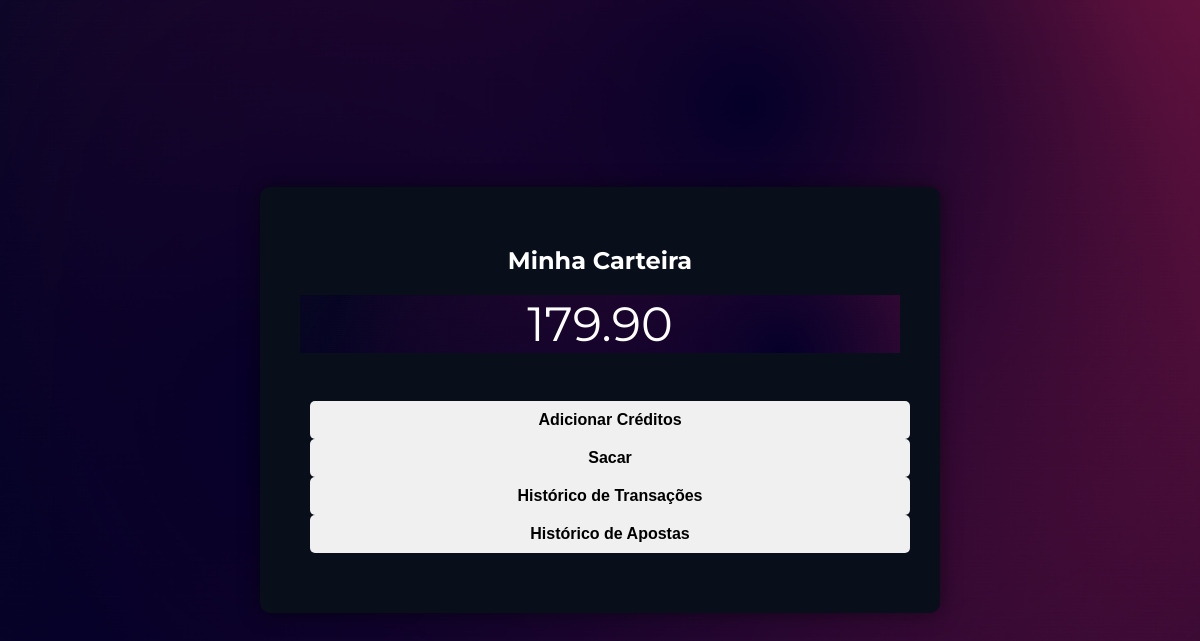
The app's page /gerenciar_carteira (signed in), older data.
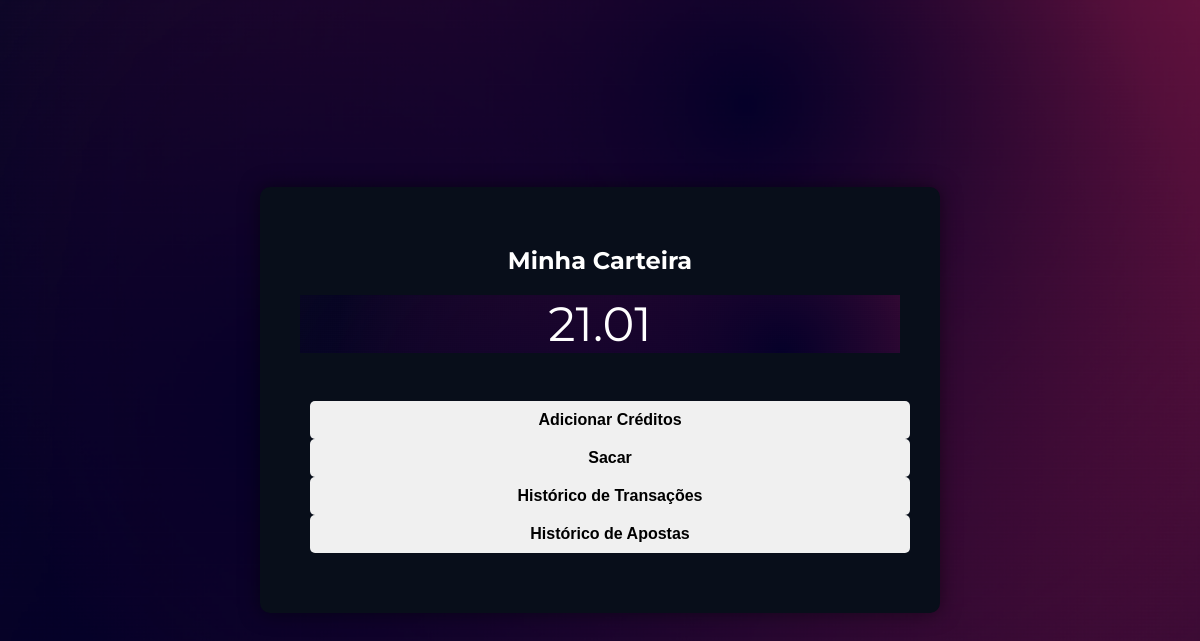
The same page, newer data.
### tables this page shows
CREATE TABLE carteiras (
        id INTEGER PRIMARY KEY AUTOINCREMENT,
        id_usuario INTEGER NOT NULL,
        saldo REAL NOT NULL DEFAULT 0.00,
        data_criacao TIMESTAMP DEFAULT CURRENT_TIMESTAMP,
        FOREIGN KEY (id_usuario) REFERENCES usuarios(id) ON DELETE CASCADE
    );

### app.py (the view)
@app.route('/gerenciar_carteira')
def gerenciar_carteira():
    if 'logged_in' in session:
        user_id = get_user_id()
        if user_id:
            conn = sqlite3.connect(database_path)
            cursor = conn.cursor()
            cursor.execute('SELECT saldo FROM carteiras WHERE id_usuario = ?', (user_id,))
            result = cursor.fetchone()
            saldo = result[0] if result else 0.00
            cursor.execute('SELECT id FROM carteiras WHERE id_usuario = ?', (user_id,))
            result = cursor.fetchone()
            if result:
                carteira_id = result[0]
            else:
                carteira_id = None  # Ou lidar com o caso de não existência
            if carteira_id:
                cursor.execute('SELECT data_transacao, tipo, valor, detalhes FROM transacoes WHERE id_carteira = ? ORDER BY data_transacao DESC', (carteira_id,))
                transacoes = cursor.fetchall()
            else:
                transacoes = []
            cursor.execute('''
                SELECT apostas.data_aposta, eventos.titulo, apostas.valor, apostas.opcao
                FROM apostas
                JOIN eventos ON apostas.id_evento = eventos.id
                WHERE apostas.id_usuario = ?
                ORDER BY apostas.data_aposta DESC
            ''', (user_id,))
            apostas = cursor.fetchall()
            conn.close()
            transacoes_formatadas = []
            for transacao in transacoes:
                transacoes_formatadas.append({
                    'data_transacao': transacao[0],
                    'tipo': transacao[1],
                    'valor': transacao[2],
                    'detalhes': transacao[3],
                })
            apostas_formatadas = []
            for aposta in apostas:
                apostas_formatadas.append({
                    'data_aposta': aposta[0],
                    'titulo_evento': aposta[1],
                    'valor': aposta[2],
                    'opcao': aposta[3],
                })
            mensagens = get_flashed_messages()
            return render_template('gerenciar_carteira.html', saldo=saldo, transacoes=transacoes_formatadas, apostas=apostas_formatadas, mensagens=mensagens)
        else:
            return redirect(url_for('login'))
    else:
        return redirect(url_for('login'))

### app.py (called while the page is built)
def get_user_id():
    email = session.get('email')
    if email:
        conn = sqlite3.connect(database_path)
        cursor = conn.cursor()
        cursor.execute('SELECT id FROM usuarios WHERE email = ?', (email,))
        result = cursor.fetchone()
        conn.close()
        if result:
            return result[0]
    return None

### templates/gerenciar_carteira.html (shortened to what this page needs)
<!DOCTYPE html>
<html lang="pt-BR">
<head>
    <link rel="stylesheet" href="{{ url_for('static', filename='css/styles.css') }}">
    <link rel="stylesheet" href="{{ url_for('static', filename='css/carteira.css') }}">
</head>
<body>
    <div class="wallet-container">
        <h2>Minha Carteira</h2>
        <div class="saldo-container">
           <span class="saldo_total"> {{'%0.2f' % saldo }}</span></p>
        </div>
        <div class="action-buttons">
            <button id="btn-adicionar-creditos">Adicionar Créditos</button>
            <button id="btn-sacar">Sacar</button>
            <button id="btn-ver-transacoes">Histórico de Transações</button>
            <button id="btn-ver-apostas">Histórico de Apostas</button>
        </div>
</body>
</html>

Row changes from the older to the newer data that the page shows:
changed carteiras: saldo "179.90" → "21.01"
